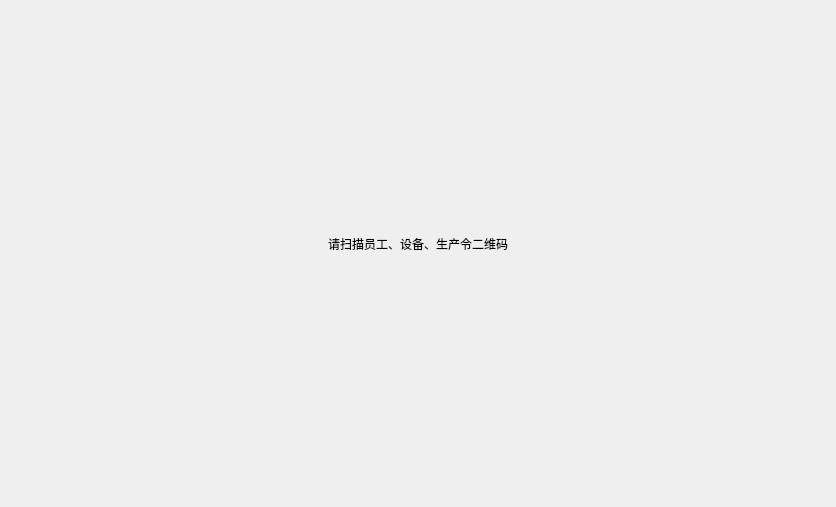
<?xml version="1.0" encoding="UTF-8"?>
<ui version="4.0">
 <class>ProgramWork</class>
 <widget class="QWidget" name="ProgramWork">
  <property name="geometry">
   <rect>
    <x>0</x>
    <y>0</y>
    <width>836</width>
    <height>507</height>
   </rect>
  </property>
  <property name="windowTitle">
   <string>Form</string>
  </property>
  <layout class="QHBoxLayout" name="horizontalLayout_3">
   <item>
    <widget class="QWidget" name="widget" native="true">
     <layout class="QVBoxLayout" name="verticalLayout">
      <item>
       <layout class="QHBoxLayout" name="horizontalLayout">
        <item>
         <spacer name="horizontalSpacer">
          <property name="orientation">
           <enum>Qt::Horizontal</enum>
          </property>
          <property name="sizeHint" stdset="0">
           <size>
            <width>40</width>
            <height>20</height>
           </size>
          </property>
         </spacer>
        </item>
        <item>
         <widget class="QLabel" name="label">
          <property name="styleSheet">
           <string notr="true">font: 30pt &quot;Ubuntu&quot;;</string>
          </property>
          <property name="text">
           <string>请扫描员工、设备、生产令二维码</string>
          </property>
         </widget>
        </item>
        <item>
         <spacer name="horizontalSpacer_2">
          <property name="orientation">
           <enum>Qt::Horizontal</enum>
          </property>
          <property name="sizeHint" stdset="0">
           <size>
            <width>40</width>
            <height>20</height>
           </size>
          </property>
         </spacer>
        </item>
       </layout>
      </item>
      <item>
       <layout class="QHBoxLayout" name="horizontalLayout_2">
        <item>
         <spacer name="horizontalSpacer_3">
          <property name="orientation">
           <enum>Qt::Horizontal</enum>
          </property>
          <property name="sizeHint" stdset="0">
           <size>
            <width>40</width>
            <height>20</height>
           </size>
          </property>
         </spacer>
        </item>
       </layout>
      </item>
     </layout>
    </widget>
   </item>
  </layout>
 </widget>
 <resources/>
 <connections/>
</ui>
